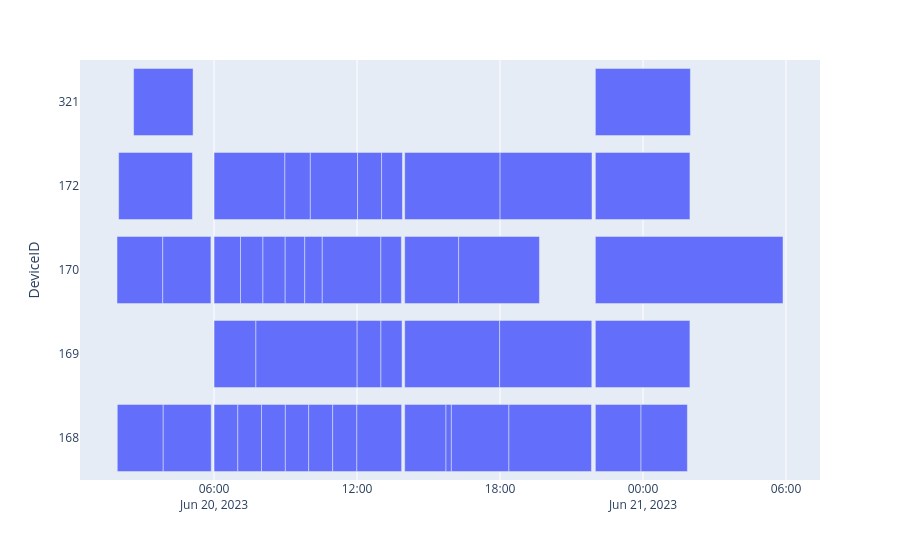

The notebook cell this image was saved under:
### Code cell
query=""" 

SELECT Starttime,EndTime,DeviceID,strftime('%m-%d',StartTime) AS DayMonth
FROM scamp_report_3m
WHERE strftime('%m-%d',StartTime) = '06-20'
"""


df=run_query(query,conn)
print(df.head())

# print(df["DeviceID"].unique())
# device_id_map=df["DeviceID"].unique()
# device_id_map={
#     device_id_map[0]:"A",
#     device_id_map[1]:"B",
#     device_id_map[2]:"C",
#     device_id_map[3]:"D",
#     device_id_map[4]:"E",
# }
# print(device_id_map)
# df["DeviceID"]=df["DeviceID"].map(device_id_map)

df["DeviceID"]=df["DeviceID"].astype(str)
fig = px.timeline(
    df,
    x_start="StartTime",
    x_end="EndTime",
    y="DeviceID"
)
fig.show()

### Figure 1 — Plotly figure (JSON) as saved in the notebook; plotly's stock layout.template omitted (floating-point values rounded to 4 significant figures)
{"data": [{"alignmentgroup": "True", "base": ["2023-06-20 01:56:20.000", "2023-06-20 03:52:02.000", "2023-06-20 06:00:00.000", "2023-06-20 06:59:48.000", "2023-06-20 07:59:24.000", "2023-06-20 08:59:32.000", "2023-06-20 09:58:19.000", "2023-06-20 10:58:40.000", "2023-06-20 11:59:33.000", "2023-06-20 14:00:00.000", "2023-06-20 15:43:59.000", "2023-06-20 15:57:30.000", "2023-06-20 18:22:21.000", "2023-06-20 22:00:00.000", "2023-06-20 23:54:57.000", "2023-06-20 06:00:00.000", "2023-06-20 07:45:23.000", "2023-06-20 12:00:16.000", "2023-06-20 13:00:06.000", "2023-06-20 14:00:00.000", "2023-06-20 17:59:01.000", "2023-06-20 22:00:00.000", "2023-06-20 01:55:39.000", "2023-06-20 03:50:50.000", "2023-06-20 06:00:00.000", "2023-06-20 07:06:39.000", "2023-06-20 08:03:06.000", "2023-06-20 08:59:06.000", "2023-06-20 09:48:23.000", "2023-06-20 10:32:29.000", "2023-06-20 12:59:58.000", "2023-06-20 14:00:00.000", "2023-06-20 16:15:50.000", "2023-06-20 22:00:00.000", "2023-06-20 01:59:47.000", "2023-06-20 06:00:00.000", "2023-06-20 08:58:20.000", "2023-06-20 10:02:24.000", "2023-06-20 12:01:20.000", "2023-06-20 13:01:47.000", "2023-06-20 14:00:00.000", "2023-06-20 18:00:09.000", "2023-06-20 22:00:00.000", "2023-06-20 02:37:26.000", "2023-06-20 22:00:00.000"], "hovertemplate": "StartTime=%{base}<br>EndTime=%{x}<br>DeviceID=%{y}<extra></extra>", "legendgroup": "", "marker": {"color": "#636efa", "pattern": {"shape": ""}}, "name": "", "offsetgroup": "", "orientation": "h", "showlegend": false, "textposition": "auto", "type": "bar", "x": [6942000, 7255000, 3588000, 3576000, 3608000, 3527000, 3621000, 3653000, 6763000, 6239000, 811000, 8691000, 12470000, 6897000, 7005000, 6323000, 15293000, 3590000, 3196000, 14341000, 13920000, 14287000, 6911000, 7276000, 3999000, 3387000, 3360000, 2957000, 2646000, 8849000, 3099000, 8150000, 12205000, 28346000, 11149000, 10700000, 3844000, 7136000, 3627000, 3154000, 14409000, 13884000, 14290000, 8985000, 14361000], "xaxis": "x", "y": ["168", "168", "168", "168", "168", "168", "168", "168", "168", "168", "168", "168", "168", "168", "168", "169", "169", "169", "169", "169", "169", "169", "170", "170", "170", "170", "170", "170", "170", "170", "170", "170", "170", "170", "172", "172", "172", "172", "172", "172", "172", "172", "172", "321", "321"], "yaxis": "y"}], "layout": {"barmode": "overlay", "legend": {"tracegroupgap": 0}, "margin": {"t": 60}, "xaxis": {"anchor": "y", "domain": [0, 1], "type": "date"}, "yaxis": {"anchor": "x", "domain": [0, 1], "title": {"text": "DeviceID"}}}}
